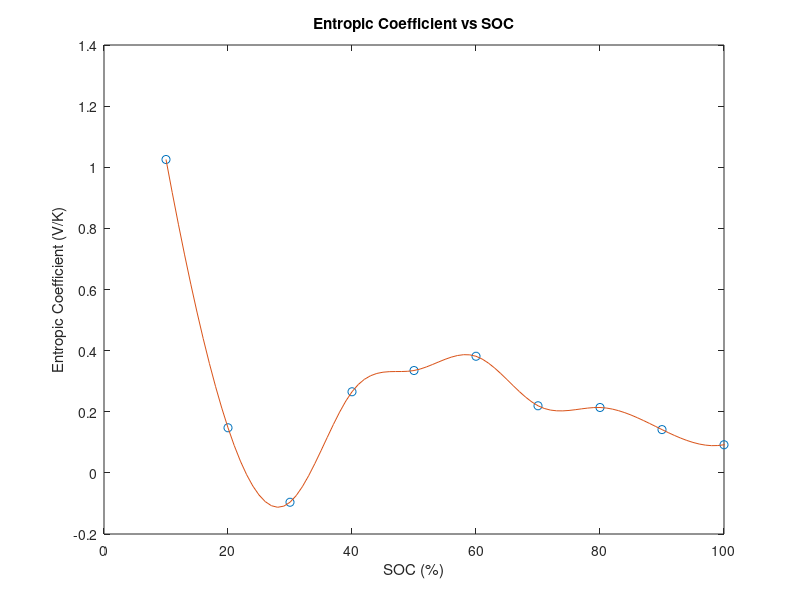

Here is the MATLAB script that generated this plot: (Note: this script raises an error after producing the figure.)
% radial_thermalconductivity = 2.21 % W/m*K
% axial_thermalconductivity = 20.61 % W/m*K
% density = 2682 % kg/m^3
% specificheatcapacity = 1360 % J/kg*K
% emissivity = 0.24
% 
% alum_3003_thermalconductivity = 193 % W/m*K

%entropic heat coefficient
% 313K = 40 C, 303K = 30 C, 298K = 25 C

% coefficients using method of average OCV but OCV changes with time after
% pulse, data looks wrong

% time = [];
% voltage313 = [];
% voltage303 = [];
% voltage298 = [];
% 
% pulsedata313 = xlsread("FE11_HPPC_313_DataOnly.xlsx");
% for i = 1:length(pulsedata313)
%     voltage313(i,1) = pulsedata313(i,2);
% end
% 
% pulse100_313 = mean(voltage313(92:110));
% pulse90_313 = mean(voltage313(175:205));
% pulse80_313 = mean(voltage313(270:300));
% pulse70_313 = mean(voltage313(365:395));
% pulse60_313 = mean(voltage313(460:490));
% pulse50_313 = mean(voltage313(555:585));
% pulse40_313 = mean(voltage313(650:680));
% pulse30_313 = mean(voltage313(745:775));
% pulse20_313 = mean(voltage313(841:870));
% pulse10_313 = mean(voltage313(935:965));
% 
% pulsedata303 = xlsread("FE11_HPPC_303_DataOnly.xlsx");
% for i = 1:length(pulsedata303)
%     voltage303(i,1) = pulsedata303(i,2);
% end
% 
% pulse100_303 = mean(voltage303(87:114));
% pulse90_303 = mean(voltage303(184:209));
% pulse80_303 = mean(voltage303(277:304));
% pulse70_303 = mean(voltage303(369:399));
% pulse60_303 = mean(voltage303(464:494));
% pulse50_303 = mean(voltage303(559:589));
% pulse40_303 = mean(voltage303(654:684));
% pulse30_303 = mean(voltage303(749:779));
% pulse20_303 = mean(voltage303(844:874));
% pulse10_303 = mean(voltage303(944:969));
% 
% pulsedata298 = xlsread("FE11_HPPC_298_DataOnly.xlsx");
% for i = 1:length(pulsedata298)
%     voltage298(i,1) = pulsedata298(i,2);
% end
% 
% pulse100_298 = mean(voltage298(87:117));
% pulse90_298 = mean(voltage298(182:212));
% pulse80_298 = mean(voltage298(279:307));
% pulse70_298 = mean(voltage298(373:402));
% pulse60_298 = mean(voltage298(467:497));
% pulse50_298 = mean(voltage298(562:592));
% pulse40_298 = mean(voltage298(658:687));
% pulse30_298 = mean(voltage298(752:782));
% pulse20_298 = mean(voltage298(847:877));
% pulse10_298 = mean(voltage298(942:972));
% 
% temp = [298, 303, 313];
% pulse100 = [pulse100_298,pulse100_303,pulse100_313];
% pulse90 = [pulse90_298,pulse90_303,pulse90_313];
% pulse80 = [pulse80_298,pulse80_303,pulse80_313];
% pulse70 = [pulse70_298,pulse70_303,pulse70_313];
% pulse60 = [pulse60_298,pulse60_303,pulse60_313];
% pulse50 = [pulse50_298,pulse50_303,pulse50_313];
% pulse40 = [pulse40_298,pulse40_303,pulse40_313];
% pulse30 = [pulse30_298,pulse30_303,pulse30_313];
% pulse20 = [pulse20_298,pulse20_303,pulse20_313];
% pulse10 = [pulse10_298,pulse10_303,pulse10_313];
% 
% 
% figure
% subplot(2,5,1)
% P = polyfit(temp,pulse100,1);
% xfit = linspace(298,313,100);
% yfit100 = polyval(P,xfit);
% plot(temp,pulse100,'r');
% title('100% SOC')
% slope100 = P(1);
% 
% subplot(2,5,2)
% P = polyfit(temp,pulse90,1);
% yfit90 = polyval(P,xfit);
% plot(temp,pulse90,'r-');
% title('90% SOC')
% slope90 = P(1);
% 
% subplot(2,5,3)
% P = polyfit(temp,pulse80,1);
% yfit80 = polyval(P,xfit);
% plot(temp,pulse80,'r-');
% title('80% SOC')
% slope80 = P(1);
% 
% subplot(2,5,4)
% P = polyfit(temp,pulse70,1);
% yfit70 = polyval(P,xfit);
% plot(temp,pulse70,'r-');
% title('70% SOC')
% slope70 = P(1);
% 
% subplot(2,5,5)
% P = polyfit(temp,pulse60,1);
% yfit60 = polyval(P,xfit);
% plot(temp,pulse60,'r-');
% title('60% SOC')
% slope60 = P(1);
% 
% subplot(2,5,6)
% P = polyfit(temp,pulse50,1);
% yfit50 = polyval(P,xfit);
% plot(temp,pulse50,'r-');
% title('50% SOC')
% slope50 = P(1);
% 
% subplot(2,5,7)
% P = polyfit(temp,pulse40,1);
% yfit40 = polyval(P,xfit);
% plot(temp,pulse40,'r-');
% title('40% SOC')
% slope40 = P(1);
% 
% subplot(2,5,8)
% P = polyfit(temp,pulse30,1);
% yfit30 = polyval(P,xfit);
% plot(temp,pulse30,'r-');
% title('30% SOC')
% slope30 = P(1);
% 
% subplot(2,5,9)
% P = polyfit(temp,pulse20,1);
% yfit20 = polyval(P,xfit);
% plot(temp,pulse20,'r-');
% title('20% SOC')
% slope20 = P(1);
% 
% subplot(2,5,10)
% P = polyfit(temp,pulse10,1);
% yfit10 = polyval(P,xfit);
% plot(temp,pulse10,'r-');
% title('10% SOC')
% slope10 = P(1);
% 
% 
% figure
% subplot(2,5,1)
% plot(xfit,yfit100,'b-');
% title('100% SOC')
% subplot(2,5,2)
% plot(xfit,yfit90,'b-');
% title('90% SOC')
% subplot(2,5,3)
% plot(xfit,yfit80,'b-');
% title('80% SOC')
% subplot(2,5,4)
% plot(xfit,yfit70,'b-');
% title('70% SOC')
% subplot(2,5,5)
% plot(xfit,yfit60,'b-');
% title('60% SOC')
% subplot(2,5,6)
% plot(xfit,yfit50,'b-');
% title('50% SOC')
% subplot(2,5,7)
% plot(xfit,yfit40,'b-');
% title('40% SOC')
% subplot(2,5,8)
% plot(xfit,yfit30,'b-');
% title('30% SOC')
% subplot(2,5,9)
% plot(xfit,yfit20,'b-');
% title('20% SOC')
% subplot(2,5,10)
% plot(xfit,yfit10,'b-');
% title('10% SOC')
% 
% % format long
% % P100 = polyfit(xfit,yfit100,1);
% % P90 = polyfit(xfit,yfit90,1);
% % P80 = polyfit(xfit,yfit80,1);
% % P70 = polyfit(xfit,yfit70,1);
% % P60 = polyfit(xfit,yfit60,1);
% % P50 = polyfit(xfit,yfit50,1);
% % P40 = polyfit(xfit,yfit40,1);
% % P30 = polyfit(xfit,yfit30,1);
% % P20 = polyfit(xfit,yfit20,1);
% % P10 = polyfit(xfit,yfit10,1);
% 
% cumulative = [slope10,slope20,slope30,slope40,slope50,slope60,slope70,slope80,slope90,slope100];
% x = linspace(10,100,10);
% figure
% plot(x,cumulative,'r-');
% 
% xfit = linspace(10,101,92);
% pp = spline(x,cumulative);
% interpolated = fnval(pp,xfit);
% plot(x,cumulative,'o',xfit,interpolated);
% xlim([0,100]);
% ylabel('Entropic Coefficient (V/K)');
% xlabel('SOC (%)');
% title('Entropic Coefficient vs SOC');



%see spreadsheet "FE12_P42A_EntropicCoefficient_notavgOCV for full data for
%code below 

coefficients = [1.025390625, 0.147601536, -0.096130371,0.265421186, 0.334903172,0.381578718, 0.219563075, 0.213922773, 0.14163426, 0.092015948];
% mV/K

figure
x = linspace(10,100,10);
xfit = linspace(10,101,92);
pp = spline(x,coefficients);
interpolated = fnval(pp,xfit);
plot(x,coefficients,'o',xfit,interpolated);
xlim([0,100]);
ylabel('Entropic Coefficient (V/K)');
xlabel('SOC (%)');
title('Entropic Coefficient vs SOC');

pulldata = [];
for i = 1:91
    pulldata(i+9,1) = round(xfit(1,i),0);
    pulldata(i+9,2) = interpolated(1,i);
end


fulldata = xlsread("FE11 Endurance Full Data V2.xlsx");
revheat = zeros(length(fulldata), 1);
soc_temporary = fulldata(:,7);
j = 0;

for i = 1:length(fulldata)
    value = soc_temporary(i);
    value = int64(value);
    if value == 0
        continue;
    end
    if value > 100
        continue;
    end
    if value == pulldata(value,1) 
        revheat(i,1) = fulldata(i,3)/4 * fulldata(i,4) * (pulldata(value,2)/1000); %current*temp*dOCV/dT, 
        % current div by 4 to get the reversible heat of one cell
    end
end

total = sum(revheat);
deltaT = total/(0.07*1360); %temp diff, heat released by convection

revheat2 = [];
for i = 1:length(revheat)
    revheat2(i,1) = fulldata(i,1);
    revheat2(i,2) = revheat(i,1);
end

% this is for endurance
% gives wrong deltaT - for battery ECM block the difference with REV HEAT
% is 0.22 K with manual R0 internal resistance, 0.23 diff with 0.016
% constant internal resistance R0

% 1 Kelvin temp difference in using battery ECM block with REV HEAT
% coefficients on its on vs battery (table-based) block with same parameters
% but no option for rev heat coefficients

% with initial conditions for table based battery diff is around 1.57 K
% from battery ECM block, constant internal resistanc R0

% 8/1/24 
% now deltaT in model is 7.81 K (constant voltage) while here it is 3.2765 K
